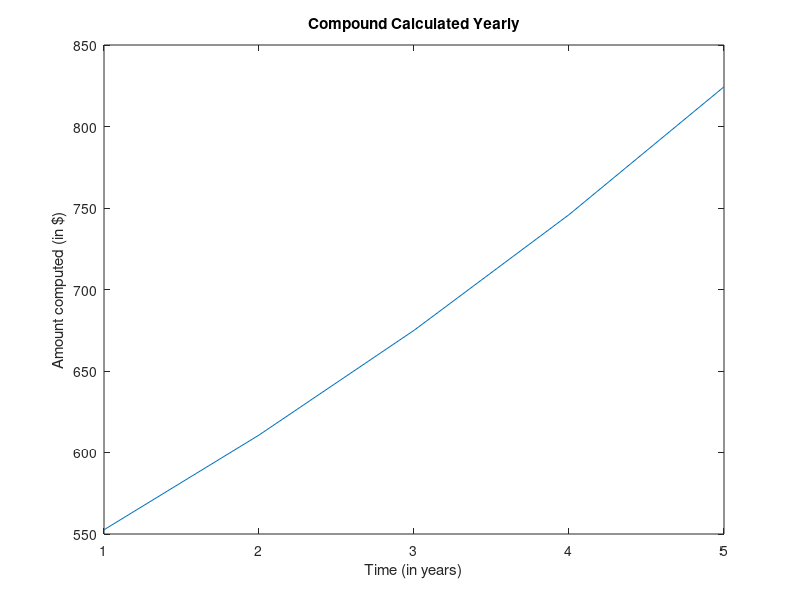

Source code (MATLAB):
clear all; clc

format long;

A = [];
T = [];
P = 500;
R = 0.1;

for t=1:1:5
    T = [T,t];
    A = [A, P *(exp(R*t))];
end

figure(1);
grid on
axis tight
plot(T, A);
title('Compound Calculated Yearly');
xlabel('Time (in years)');
ylabel('Amount computed (in $)');